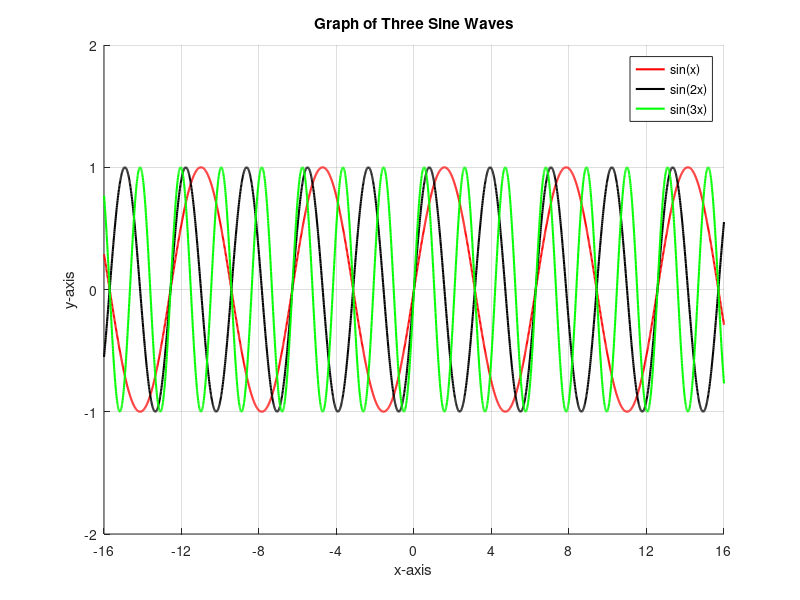
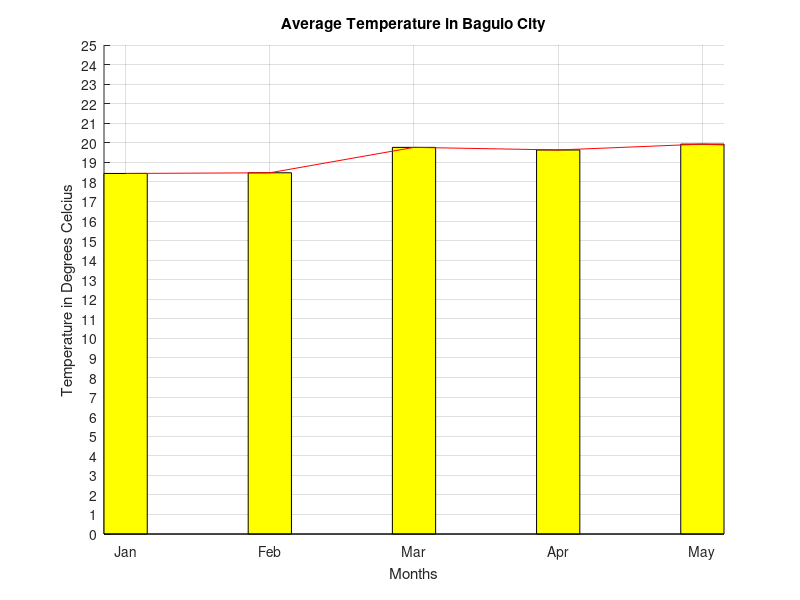

Reproduce these figures in MATLAB, in order.
clear;
clc;

FN = "Sean Velasco"
SN = "2019129183"
AT = "Activity 4"

%% Exercise 1

figure(1)
hold on
grid on
x = -16:0.01:16;
plot(x, sin (x), 'r', 'LineWidth',1.5)
plot(x, sin (2*x), 'k', 'LineWidth',1.5)
plot(x, sin (3*x), 'g', 'LineWidth',1.5)
set(gca, 'xtick', -16:4:16)
xlim([-16 16])
ylim([-2 2])
title("Graph of Three Sine Waves")
legend("sin(x)","sin(2x)","sin(3x)") 
xlabel('x-axis')
ylabel('y-axis')
hold off

%% Exercise 2

month = ['Jan'; 'Feb'; 'Mar'; 'Apr'; 'May'; 'Jun'];
JAN_AVE = mean([14 22 13 21 22 15 19 20 20 20 16 22 20 22 17 15 19 20 21 21 13 22 13 17 15 15 19 22 16 22]);
FEB_AVE = mean([17 19 19 19 18 14 21 22 21 17 23 14 17 17 19 19 21 21 17 16 14 15 18 20 22 17 17 21 16 23]);
MAR_AVE = mean([22 18 17 24 23 15 19 23 21 23 15 16 23 17 21 15 23 17 17 23 19 16 24 18  21 21 16 22 22 22]);
APR_AVE = mean([24 21 15 16 21 22 16 15 17 15 21 20 17 23 18 21 21 15 24 24 21 19 20 18 15 22 25 24 21 18]);
MAY_AVE = mean([23 23 20 22 21 17 18 21 17 17 21 20 19 18 23 18 17 18 21 19 20 21 21 18 22 22 19 20 24 18]);
JUNE_AVE = mean([20 21 17 23 21 18 17 17 18 21 17 18 23 18 20 22 21 20 20 17 21 19 17 23 19 19 21 22 21 18]);
Ave_Temp = [JAN_AVE ; FEB_AVE ; MAR_AVE; APR_AVE; MAY_AVE ;JUNE_AVE]

figure(2)
hold on
grid on
bar(Ave_Temp, 0.3, 'y');
plot(Ave_Temp, 'r')
set(gca, 'xticklabel', month) 
yticks(0:25);
xlim([0.85 5.15])
ylim([0 25])
title("Average Temperature in Baguio City")
xlabel('Months')
ylabel('Temperature in Degrees Celcius')
hold off